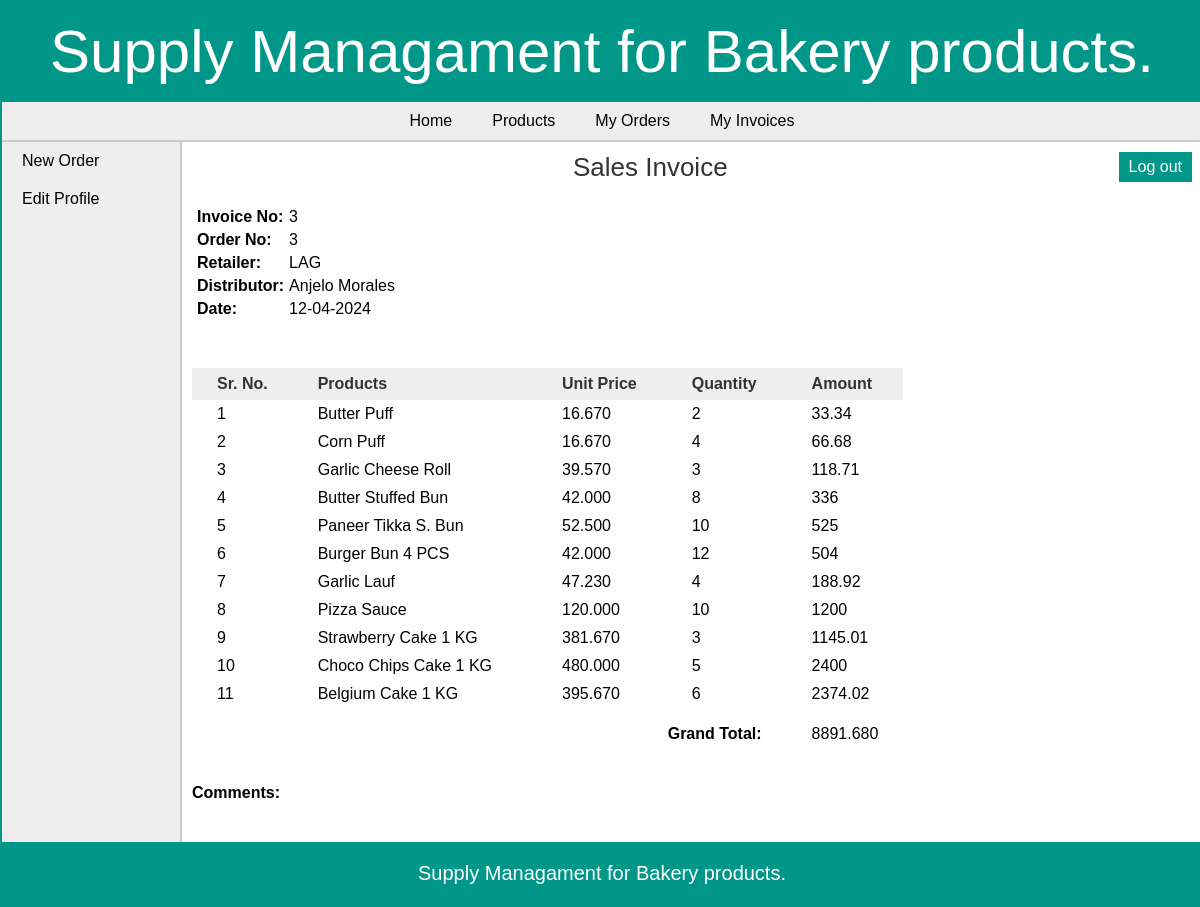
The page /retailer/view_invoice_items.php?id=3 (signed in) on the database its author committed.
### tables this page shows
CREATE TABLE `invoice` (
  `invoice_id` int(11) NOT NULL,
  `order_id` int(11) NOT NULL,
  `retailer_id` int(11) NOT NULL,
  `dist_id` int(11) NOT NULL,
  `date` date NOT NULL,
  `total_amount` decimal(10,3) NOT NULL,
  `comments` text DEFAULT NULL
);

CREATE TABLE `area` (
  `area_id` int(11) NOT NULL,
  `area_name` varchar(50) NOT NULL,
  `area_code` varchar(10) NOT NULL
);

CREATE TABLE `distributor` (
  `dist_id` int(11) NOT NULL,
  `dist_name` varchar(25) NOT NULL,
  `dist_email` varchar(50) DEFAULT NULL,
  `dist_phone` varchar(10) NOT NULL,
  `dist_address` varchar(200) DEFAULT NULL
);

CREATE TABLE `invoice_items` (
  `invoice_items_id` int(11) NOT NULL,
  `invoice_id` int(11) NOT NULL,
  `product_id` int(11) NOT NULL,
  `quantity` int(6) NOT NULL
);

CREATE TABLE `products` (
  `pro_id` int(11) NOT NULL,
  `pro_name` varchar(25) NOT NULL,
  `pro_desc` text DEFAULT NULL,
  `pro_price` decimal(10,3) NOT NULL,
  `unit` int(11) NOT NULL,
  `pro_cat` int(11) NOT NULL,
  `quantity` int(6) DEFAULT NULL
);

### retailer/view_invoice_items.php (the view, shortened to what this page needs)
<?php
	require("../includes/config.php");
	if(isset($_SESSION['retailer_login'])) {
		if(isset($_GET['id'])){
			$invoice_id = $_GET['id'];
			$queryInvoiceItems = "SELECT *,invoice_items.quantity as quantity FROM invoice,invoice_items,products WHERE invoice.invoice_id='$invoice_id' AND invoice_items.product_id=products.pro_id AND invoice_items.invoice_id=invoice.invoice_id";
			$resultInvoiceItems = mysqli_query($con,$queryInvoiceItems);
			$querySelectInvoice = "SELECT * FROM invoice,retailer,distributor,area WHERE invoice_id='$invoice_id' AND invoice.retailer_id=retailer.retailer_id AND retailer.area_id=area.area_id AND invoice.dist_id=distributor.dist_id";
			$resultSelectInvoice = mysqli_query($con,$querySelectInvoice);
			$rowSelectInvoice = mysqli_fetch_array($resultSelectInvoice);
		}
	}
	else {
		header('Location:../index.php');
	}
?>
<!DOCTYPE html>
<html>
<head>
	<link rel="stylesheet" href="../includes/main_style.css" >
</head>
<body>
	<?php
		include("../includes/header.inc.php");
		include("../includes/nav_retailer.inc.php");
		include("../includes/aside_retailer.inc.php");
	?>
	<section>
		<h1 style="text-align:center;">Sales Invoice</h1>
		<table class="table_infoFormat">
		<tr>
			<td><b> Invoice No: </b></td>
			<td> <?php echo $rowSelectInvoice['invoice_id']; ?> </td>
		</tr>
		<tr>
			<td><b> Order No: </b></td>
			<td> <?php echo $rowSelectInvoice['order_id']; ?> </td>
		</tr>
		<tr>
			<td><b> Retailer: </b></td>
			<td> <?php echo $rowSelectInvoice['area_code']; ?> </td>
		</tr>
		<tr>
			<td><b> Distributor: </b></td>
			<td> <?php echo $rowSelectInvoice['dist_name']; ?> </td>
		</tr>
		<tr>
			<td><b> Date: </b></td>
			<td> <?php echo date("d-m-Y",strtotime($rowSelectInvoice['date'])); ?> </td>
		</tr>
		</table>
		<form action="" method="POST" class="form">
		<table class="table_invoiceFormat" style="margin-top:50px;">
			<tr>
				<th style="padding-right:25px;"> Sr. No. </th>
				<th style="padding-right:150px;"> Products </th>
				<th style="padding-right:30px;"> Unit Price </th>
				<th style="padding-right:30px;"> Quantity </th>
				<th> Amount </th>
			</tr>
			<?php $i=1; while($rowInvoiceItems = mysqli_fetch_array($resultInvoiceItems)) { ?>
			<tr>
				<td> <?php echo $i; ?> </td>
				<td> <?php echo $rowInvoiceItems['pro_name']; ?> </td>
				<td> <?php echo $rowInvoiceItems['pro_price']; ?> </td>
				<td> <?php echo $rowInvoiceItems['quantity']; ?> </td>
				<td> <?php echo $rowInvoiceItems['quantity']*$rowInvoiceItems['pro_price']; ?> </td>
			</tr>
			<?php $i++; } ?>
			<tr style="height:40px;vertical-align:bottom;">
				<td colspan="4" style="text-align:right;"><b> Grand Total: </b></td>
				<td>
				<?php
					mysqli_data_seek($resultInvoiceItems,0);
					$rowInvoiceItems = mysqli_fetch_array($resultInvoiceItems);
					echo $rowInvoiceItems['total_amount'];
				?>
				</td>
			</tr>
		</table><br/><br/>
		<b>Comments:</b> <br/> <?php echo $rowSelectInvoice['comments']; ?>
		</form>
	</section>
	<?php
		include("../includes/footer.inc.php");
	?>
</body>
</html>

### includes/main_style.css (style rules this page uses)
* { font-family: arial,sans-serif; margin:0px; padding:0px; }
body { width:1200px; margin:auto; border:2px solid #009688; }
section { width:1000px; padding:10px; padding-bottom:40px; }
section h1 { margin-bottom:10px; font-weight:normal; color:#333; font-size: 26px; }
table { border-collapse: collapse; }
.table_invoiceFormat th { background-color:#eee; color:#333; padding: 7px 25px; }
.table_invoiceFormat tr { border:none; }
.table_invoiceFormat td,.table_invoiceFormat tr { padding: 5px 25px; text-align: left; }
.table_infoFormat { margin:20px 5px 25px; }
.table_infoFormat td { padding:5px 5px 0px 0px; }
.table_infoFormat td:first-child { font-weight:bold; }

### rows shown on the page
invoice: invoice_id "3", order "3", area.area_code "LAG", dist.dist_name "Anjelo Morales", date "12-04-2024", total_amount "8891.680"
invoice_items: product.pro_name "Butter Puff", product.pro_price "16.670", quantity "2", $rowInvoiceItems['quantity']*$rowInvoiceItems['pro_price'] "33.34"
invoice_items: product.pro_name "Corn Puff", product.pro_price "16.670", quantity "4", $rowInvoiceItems['quantity']*$rowInvoiceItems['pro_price'] "66.68"
invoice_items: product.pro_name "Garlic Cheese Roll", product.pro_price "39.570", quantity "3", $rowInvoiceItems['quantity']*$rowInvoiceItems['pro_price'] "118.71"
invoice_items: product.pro_name "Butter Stuffed Bun", product.pro_price "42.000", quantity "8", $rowInvoiceItems['quantity']*$rowInvoiceItems['pro_price'] "336"
invoice_items: product.pro_name "Paneer Tikka S. Bun", product.pro_price "52.500", quantity "10", $rowInvoiceItems['quantity']*$rowInvoiceItems['pro_price'] "525"
invoice_items: product.pro_name "Burger Bun 4 PCS", product.pro_price "42.000", quantity "12", $rowInvoiceItems['quantity']*$rowInvoiceItems['pro_price'] "504"
invoice_items: product.pro_name "Garlic Lauf", product.pro_price "47.230", quantity "4", $rowInvoiceItems['quantity']*$rowInvoiceItems['pro_price'] "188.92"
invoice_items: product.pro_name "Pizza Sauce", product.pro_price "120.000", quantity "10", $rowInvoiceItems['quantity']*$rowInvoiceItems['pro_price'] "1200"
invoice_items: product.pro_name "Strawberry Cake 1 KG", product.pro_price "381.670", quantity "3", $rowInvoiceItems['quantity']*$rowInvoiceItems['pro_price'] "1145.01"
invoice_items: product.pro_name "Choco Chips Cake 1 KG", product.pro_price "480.000", quantity "5", $rowInvoiceItems['quantity']*$rowInvoiceItems['pro_price'] "2400"
invoice_items: product.pro_name "Belgium Cake 1 KG", product.pro_price "395.670", quantity "6", $rowInvoiceItems['quantity']*$rowInvoiceItems['pro_price'] "2374.02"
